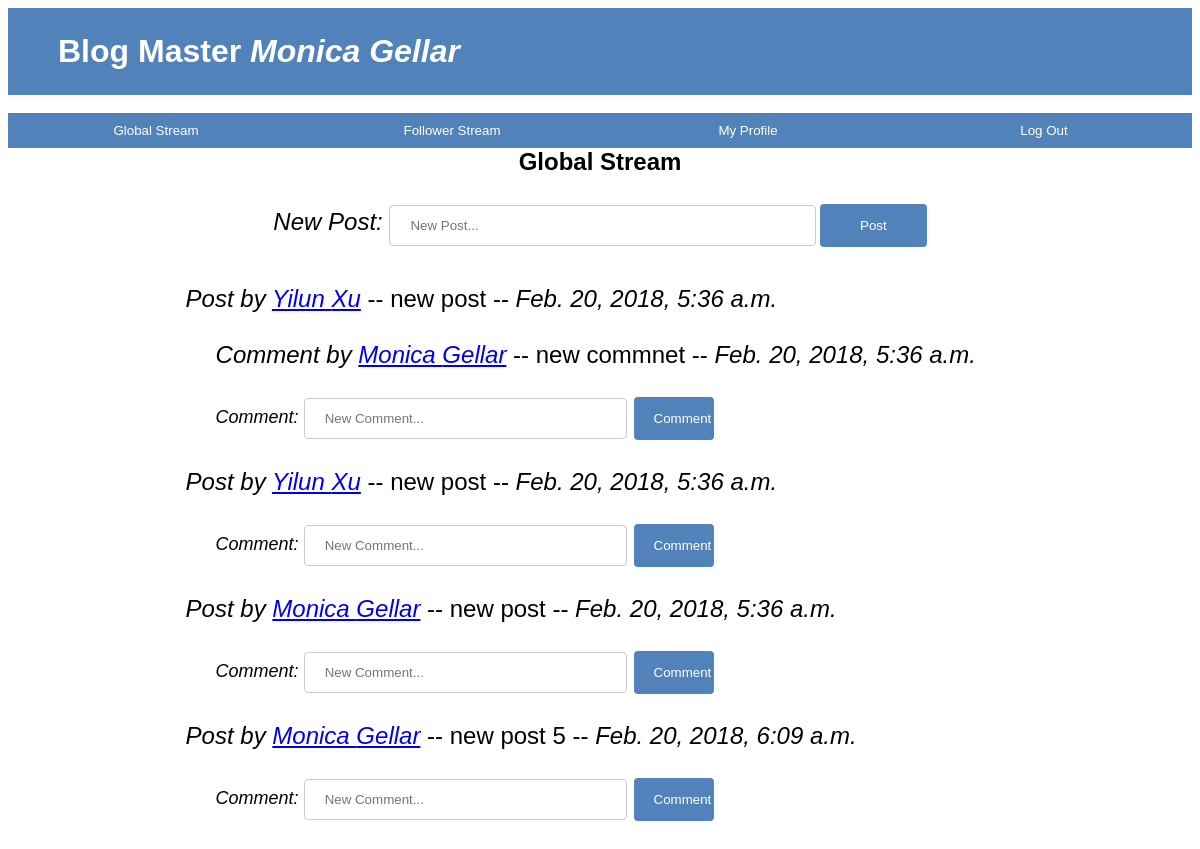
Screenshot of / (signed in) with the database file from the repository.
### blog/models.py (models this page shows, shortened)
class PostEntry(models.Model):
    last_name       = models.CharField(max_length=20)
    first_name      = models.CharField(max_length=20)
    post_content  = models.CharField(max_length=200)
    post_time       = models.DateTimeField()
    post_user = models.ForeignKey(User, related_name='postUser')

class CommentEntry(models.Model):
    last_name       = models.CharField(max_length=20)
    first_name      = models.CharField(max_length=20)
    comment_content  = models.CharField(max_length=200)
    comment_time       = models.DateTimeField()
    comment_user = models.ForeignKey(User)
    toPost = models.ForeignKey(PostEntry, related_name='comments')

### blog/views.py (the view)
# urls.py: url(r'^$', views.globalStream, name='home'),
@login_required
def globalStream(request):
    posts = PostEntry.objects.all().reverse()
    context = {'posts': posts}
    return render(request, 'blog/globalStream.html', context)

### blog/templates/blog/globalStream.html (shortened to what this page needs)
{% extends "blog/base.html" %}
{% block page-title %}
    Global Stream
{% endblock %}
{% block content %}
    <form action="{% url 'postItem' %}" method = "post">
        <label class = "post">New Post: </label>
        <input type="text" name = "postItem" class = "post" placeholder="New Post..." autofocus>
        <input type="submit" class = "button"value="Post">
    </form>
{% endblock %}
{% block post %}
    {% for p in posts %}
        <i> Post by <a href  = "{% url 'getProfile' p.post_user.id %}">{{p.first_name}} {{p.last_name}}</a></i> -- {{p.post_content}} -- <i>{{p.post_time}}</i>
        <br/>
            {% if p.comments.all %}
                    {% for comment in p.comments.all %}
                        <br/>
                        <span class = "commentArea">
                            <i> Comment by <a href  = "{% url 'getProfile' comment.comment_user.id %}">{{comment.first_name}} {{comment.last_name}}</a></i> -- {{comment.comment_content}} -- <i>{{comment.comment_time}}</i>
                        </span>
                    {% endfor %}
            {% endif %}
        <form action = "{% url 'commentItem' p.id %}" class = "commentArea" method = "post">
            <label class = "comment">Comment: </label>
            <input type="text"  name = "commentItem" class = "post" placeholder="New Comment..." autofocus>
            <input type="submit" class = "button" value="Comment">
        </form>
    {% endfor %}
{% endblock %}

### blog/templates/blog/base.html (shortened to what this page needs)
<!doctype html>
<html>
<head>
    <meta charset="utf-8"> {% load staticfiles %}
    <link href="{% static 'blog/base.css' %}" rel="stylesheet" type="text/css">
</head>
<body>
    <div class="big-heading">
        Blog Master <i>{{user.first_name}} {{user.last_name}}</i>
    </div>
    <br/>
    <div class="navigation" style="width:100%">
        <button style="width:25%" form="form_global">Global Stream</button>
        <button style="width:25%" form="form_follower">Follower Stream</button>
        <button style="width:25%" form="form_profile">My Profile</button>
        <button style="width:25%" form="form_logout">Log Out</button>
    </div>
    <div class="page-title">
        {% block page-title %} {% endblock %}
    </div>
    <div class="content">
        {% block content %} {% endblock %}
    </div>
    <div class="postArea">
        {% block post %} {% endblock %}
    </div>
</body>
</html>

### blog/static/blog/base.css (style rules this page uses)
.big-heading { font-size: xx-large; font-weight: bold; font-family: sans-serif; text-align: left; padding: 25px 50px; color: white; background-color: rgb(82, 130, 186); }
.page-title { font-size: x-large; font-weight: bold; font-family: sans-serif; text-align: center; padding: 10px 50px; }
.navigation button { background-color: rgb(82, 130, 186); border: 1px; border-color: rgb(82, 130, 186); color: white; padding: 10px 24px; cursor: pointer; float: left; }
input.button[type=submit] { width: 15%; background-color: rgb(82, 130, 186); color: white; padding: 14px 20px; margin: 8px 0; border: none; border-radius: 4px; cursor: pointer; }
input.post[type=text] { width: 60%; padding: 12px 20px; margin: 8px 0; display: inline-block; border: 1px solid #ccc; border-radius: 4px; box-sizing: border-box; }
label.post { font-size: x-large; font-style: italic; }
label.comment { font-size: large; font-style: italic; }
.content { margin-left: auto; margin-right: auto; width: 60%; font-family: sans-serif; padding: 10px 50px; text-align: center; border-radius: 5px; }
.postArea { margin-left: auto; margin-right: auto; width: 70%; font-size: x-large; font-family: monospace; font-weight: lighter; font-family: sans-serif; padding: 20px 30px; text-align: left; }
.commentArea { width: 65%; font-size: x-large; font-family: fantasy; font-weight: lighter; font-family: sans-serif; padding: 20px 30px; text-align: left; }

### rows the page displays
PostEntry: first_name "Yilun", last_name "Xu", post_content "new post", post_time "Feb. 20, 2018, 5:36 a.m."
CommentEntry: first_name "Monica", last_name "Gellar", comment_content "new commnet", comment_time "Feb. 20, 2018, 5:36 a.m."
PostEntry: first_name "Yilun", last_name "Xu", post_content "new post", post_time "Feb. 20, 2018, 5:36 a.m."
PostEntry: first_name "Monica", last_name "Gellar", post_content "new post", post_time "Feb. 20, 2018, 5:36 a.m."
PostEntry: first_name "Monica", last_name "Gellar", post_content "new post 5", post_time "Feb. 20, 2018, 6:09 a.m."

### other values shown
{{ user.first_name }} "Monica"
{{ user.last_name }} "Gellar"
